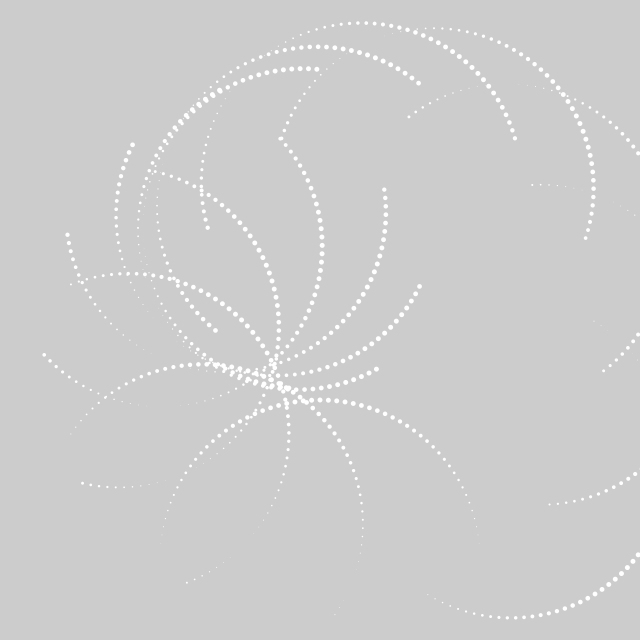
Frame 1 (no input)
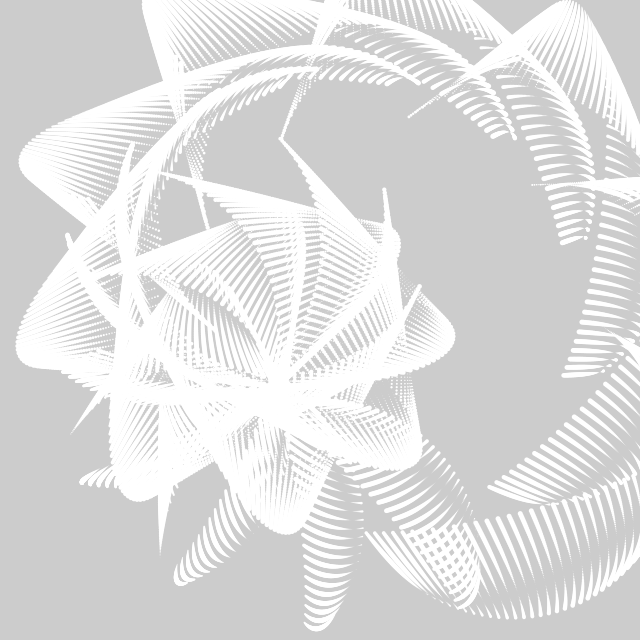
Frame 60 (the mouse pressed at the canvas centre just before this capture)
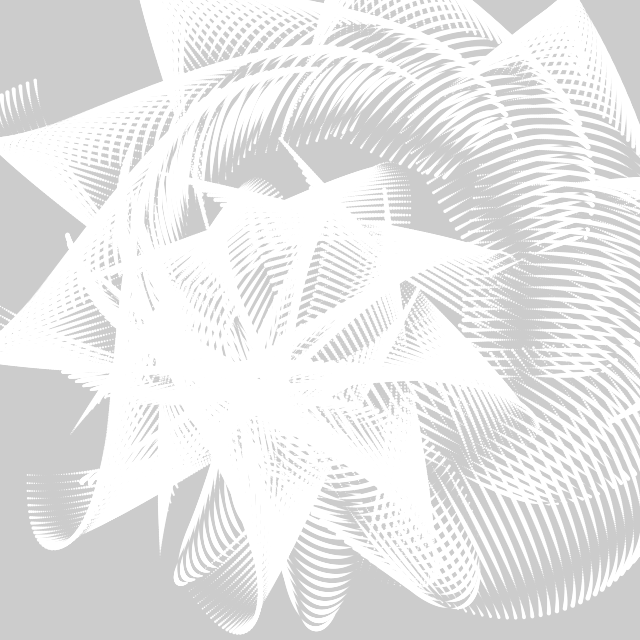
Frame 120 (the mouse held since frame 60 and released just before this capture)

The Processing sketch that drew these frames (run headless with seeded random() and noise(); from frame 60 on, the mouse is pressed at the canvas centre):

// Processing sketch: day165
// ── day165.pde
float t,u,v;
void setup(){size(640,640);noStroke();}
void draw(){clear();translate(320,320);for(u=0;u<PI;u+=PI/60)for(v=0;v<PI;v+=PI/15){push();rotate(9*v/PI);circle(160*cos(t+u)+90*sin(v),160*sin(t-u)+240*cos(t+v),sin(t*5+v-u)*5);pop();}t+=PI/360;}
